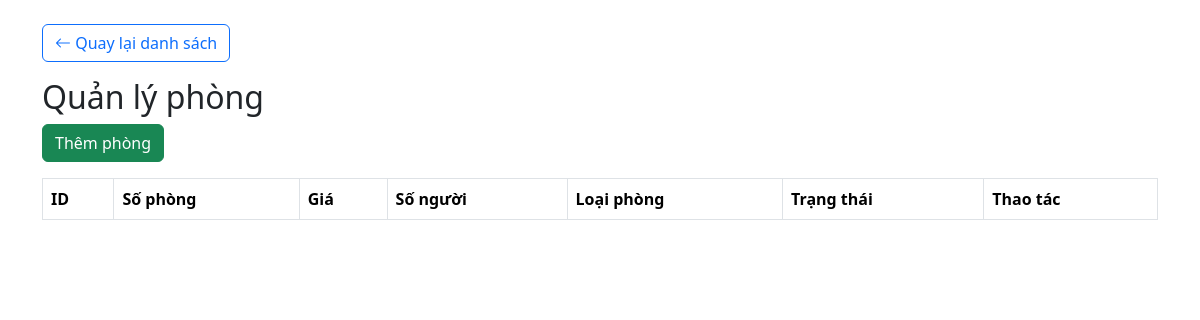
The app's page /modules/rooms/index.php (signed in), older data.
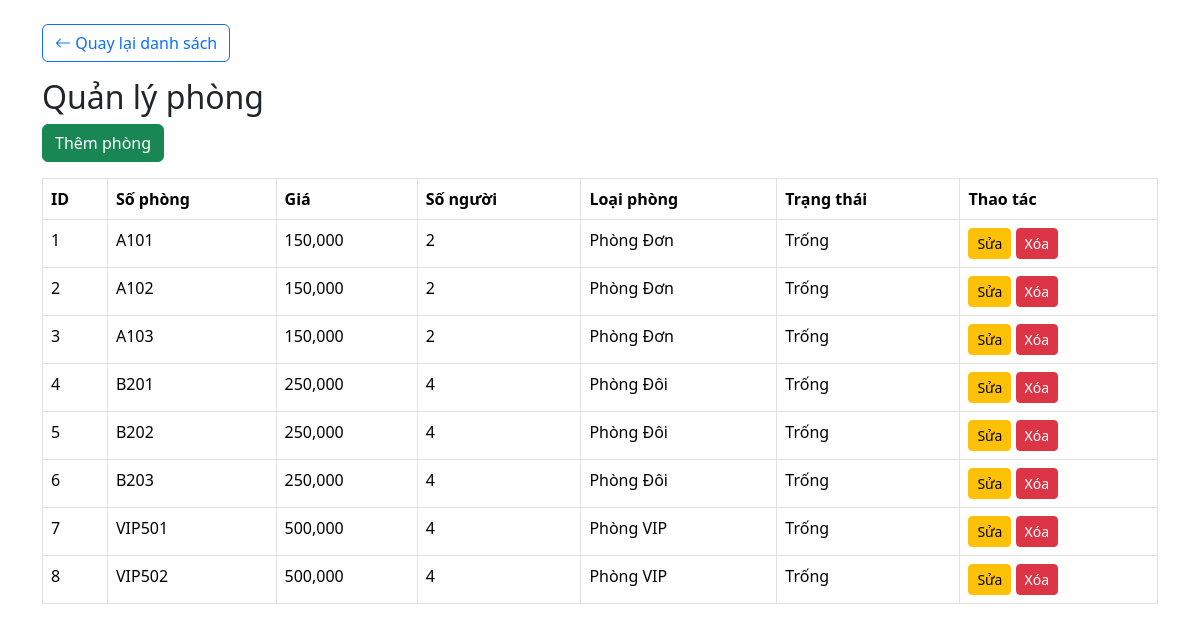
The same page, newer data.
### tables this page shows
CREATE TABLE rooms (
    room_id INT AUTO_INCREMENT PRIMARY KEY,
    room_number VARCHAR(20) NOT NULL UNIQUE,
    room_type_id INT NOT NULL,
        status ENUM(
            'Trống', 
            'Đã đặt', 
            'Đang thuê', 
            'Bảo trì'
        ) DEFAULT 'Trống',

    FOREIGN KEY (room_type_id) 
    REFERENCES room_types(room_type_id)
);

CREATE TABLE room_types (
    room_type_id INT AUTO_INCREMENT PRIMARY KEY,
    type_name VARCHAR(100) NOT NULL,
    price INT NOT NULL COMMENT 'Giá phòng VNĐ',
    max_people INT NOT NULL,
    description TEXT
);

### modules/rooms/index.php (the view, shortened to what this page needs)
<?php
    include '../../config/database.php';
    $conn = $conn;
?>
<!DOCTYPE html>
<html>
<head>
    <link href="https://cdn.jsdelivr.net/npm/bootstrap@5.3.3/dist/css/bootstrap.min.css"
        rel="stylesheet">
    <link href="https://cdn.jsdelivr.net/npm/bootstrap-icons@1.11.3/font/bootstrap-icons.min.css"
        rel="stylesheet">
</head>
<body>
    <div class="container mt-4">
        <a href="../../dashboard.php"class="btn btn-outline-primary mb-3">
            <i class="bi bi-arrow-left"></i>
            Quay lại danh sách
        </a>
        <h2>Quản lý phòng</h2>
        <a href="create.php" class="btn btn-success mb-3">
            Thêm phòng
        </a>
        <table class="table table-bordered">
            <tr>
                <th>ID</th>
                <th>Số phòng</th>
                <th>Giá</th>
                <th>Số người</th>
                <th>Loại phòng</th>
                <th>Trạng thái</th>
                <th>Thao tác</th>
            </tr>
            <?php
                $sql = "SELECT r.*, rt.type_name, rt.price, rt.max_people FROM rooms r JOIN room_types rt ON r.room_type_id = rt.room_type_id";
                $result = mysqli_query($conn,$sql);
                while($row = mysqli_fetch_assoc($result)){
                ?>
                    <tr>
                        <td><?= $row['room_id']; ?></td>
                        <td><?= $row['room_number']; ?></td>
                        <td><?= number_format($row['price']); ?></td>
                        <td><?= $row['max_people']; ?></td>
                        <td><?= $row['type_name']; ?></td>
                        <td><?= $row['status']; ?></td>
                        <td>
                            <a href="edit.php?id=<?= $row['room_id']; ?>"
                                class="btn btn-warning btn-sm">
                                Sửa
                            </a>
                            <a href="delete.php?id=<?= $row['room_id']; ?>"
                                class="btn btn-danger btn-sm" onclick="return confirm('Xóa?')">
                                Xóa
                            </a>
                        </td>
                    </tr>
                <?php
                }
            ?>
        </table>
    </div>
</body>
</html>

Row changes from the older to the newer data that the page shows:
added rooms: room_id "1", room_number "A101", room_type.price "150,000", room_type.max_people "2", room_type.type_name "Phòng Đơn", status "Trống"
added rooms: room_id "2", room_number "A102", room_type.price "150,000", room_type.max_people "2", room_type.type_name "Phòng Đơn", status "Trống"
added rooms: room_id "3", room_number "A103", room_type.price "150,000", room_type.max_people "2", room_type.type_name "Phòng Đơn", status "Trống"
added rooms: room_id "4", room_number "B201", room_type.price "250,000", room_type.max_people "4", room_type.type_name "Phòng Đôi", status "Trống"
added rooms: room_id "5", room_number "B202", room_type.price "250,000", room_type.max_people "4", room_type.type_name "Phòng Đôi", status "Trống"
added rooms: room_id "6", room_number "B203", room_type.price "250,000", room_type.max_people "4", room_type.type_name "Phòng Đôi", status "Trống"
added rooms: room_id "7", room_number "VIP501", room_type.price "500,000", room_type.max_people "4", room_type.type_name "Phòng VIP", status "Trống"
added rooms: room_id "8", room_number "VIP502", room_type.price "500,000", room_type.max_people "4", room_type.type_name "Phòng VIP", status "Trống"
